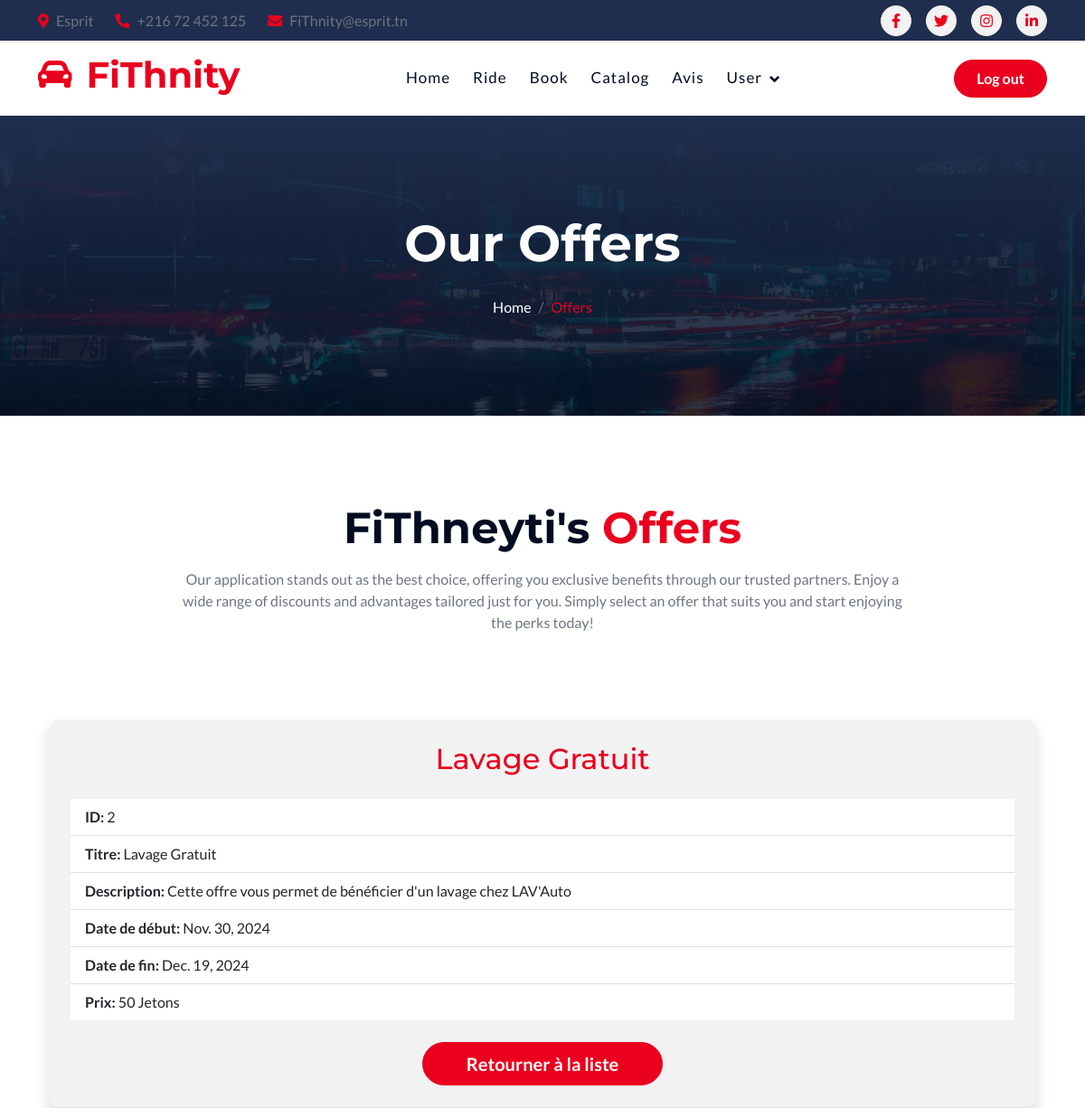
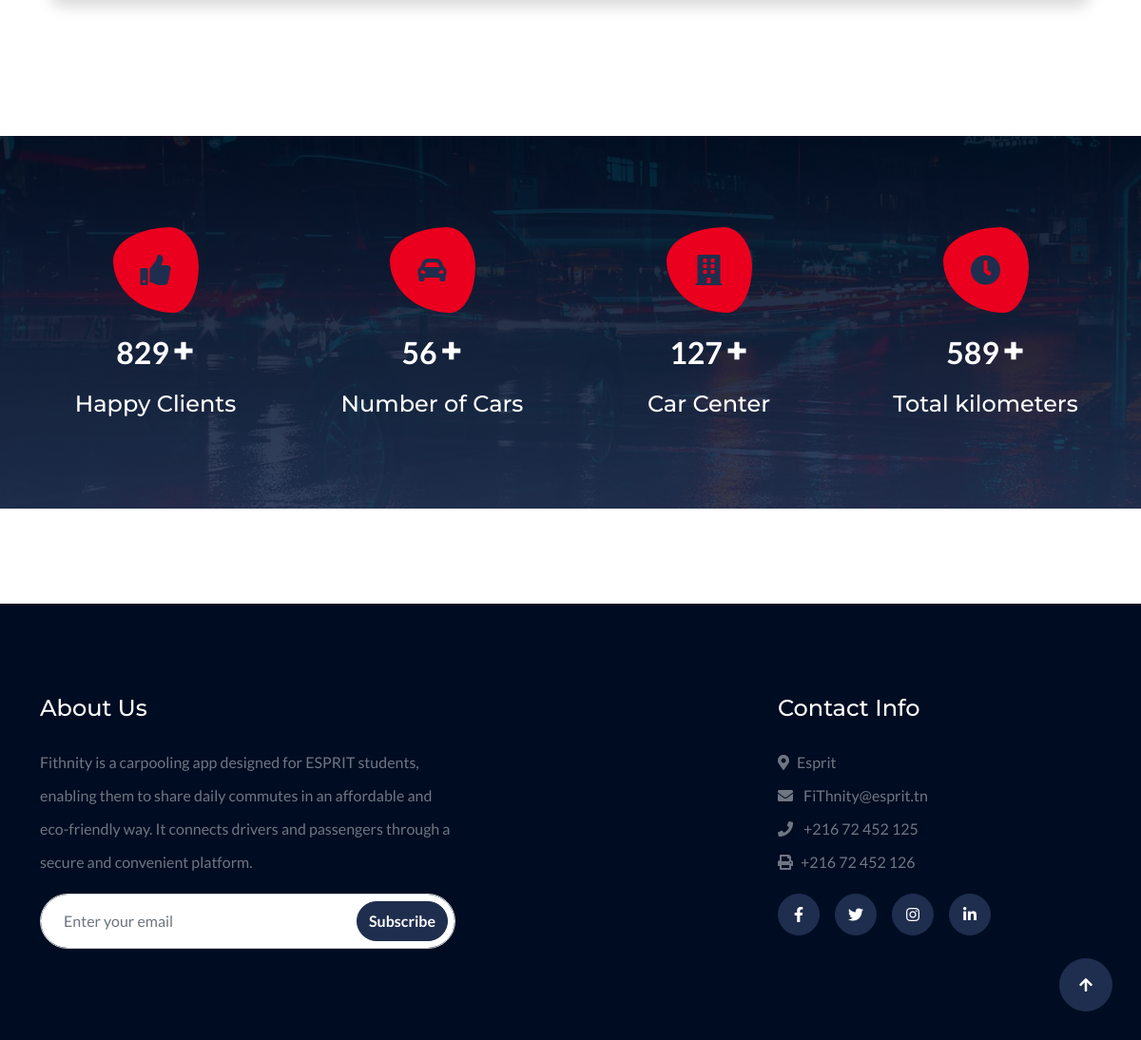
The page /catalogue/details/2/ on the database its author committed (2 pictures, top to bottom).
### Catalogue/models.py (models this page shows, shortened)
class Offre(models.Model):
    title = models.CharField("Title", max_length=150, unique=True)
    description = models.TextField("description")
    start_date = models.DateField("start date", validators=[validate_future_date])
    end_date = models.DateField("end date")
    price = models.IntegerField("prix")
    created_at = models.DateField(auto_now_add=True)
    updated_at = models.DateField(auto_now=True)
    owner = models.ForeignKey(
        settings.AUTH_USER_MODEL,
        on_delete=models.CASCADE,
        null=True,  # Allow the field to be NULL in the database
        blank=True,  # Allow the field to be left empty in forms
        default=24,
    )

### Catalogue/views.py (the view)
# urls.py: path('details/<int:pk>', OffreDetailView.as_view(), name='offre_details'),
class OffreDetailView(DetailView):
    model = Offre
    template_name = 'Catalogueapp/Catalogue_detail.html'
    context_object_name = 'offre'

### template/Catalogueapp/Catalogue_detail.html
{% include "../nav.html" %}
{% load static %}
        <div class="container-fluid bg-breadcrumb">
            <div class="container text-center py-5" style="max-width: 900px;">
                <h4 class="text-white display-4 mb-4 wow fadeInDown" data-wow-delay="0.1s">Our Offers</h4>
                <ol class="breadcrumb d-flex justify-content-center mb-0 wow fadeInDown" data-wow-delay="0.3s">
                    <li class="breadcrumb-item"><a href="{% url 'welcome' %}">Home</a></li>
                    <li class="breadcrumb-item active text-primary">Offers</li>
                </ol>
            </div>
        </div>
        <div class="container-fluid service py-5">
            <div class="container py-5">
                <div class="text-center mx-auto pb-5 wow fadeInUp" data-wow-delay="0.1s" style="max-width: 800px;">
                    <h1 class="display-5 text-capitalize mb-3">FiThneyti's <span class="text-primary"> offers</span></h1>
                    <p class="mb-0">Our application stands out as the best choice, offering you exclusive benefits through our trusted partners. Enjoy a wide range of discounts and advantages tailored just for you. Simply select an offer that suits you and start enjoying the perks today!
                    </p>
                </div>
                <div class="container py-5">
                    <div class="offer-details bg-light shadow rounded p-4">
                        <h2 class="text-center text-primary mb-4">{{ offre.title }}</h2>
                        <ul class="list-group list-group-flush">
                            <li class="list-group-item"><strong>ID:</strong> {{ offre.id }}</li>
                            <li class="list-group-item"><strong>Titre:</strong> {{ offre.title }}</li>
                            <li class="list-group-item"><strong>Description:</strong> {{ offre.description }}</li>
                            <li class="list-group-item"><strong>Date de début:</strong> {{ offre.start_date }}</li>
                            <li class="list-group-item"><strong>Date de fin:</strong> {{ offre.end_date }}</li>
                            <li class="list-group-item"><strong>Prix:</strong> {{ offre.price }} Jetons</li>
                        </ul>
                        <div class="text-center mt-4">
                            <a href="{% url 'offre_list' %}" class="btn btn-primary btn-lg px-5 rounded-pill">
                                Retourner à la liste
                            </a>
                        </div>
                    </div>
                </div>
            </div>
        </div>
        <div class="container-fluid counter py-5">
            <div class="container py-5">
                <div class="row g-5">
                    <div class="col-md-6 col-lg-6 col-xl-3 wow fadeInUp" data-wow-delay="0.1s">
                        <div class="counter-item text-center">
                            <div class="counter-item-icon mx-auto">
                                <i class="fas fa-thumbs-up fa-2x"></i>
                            </div>
                            <div class="counter-counting my-3">
                                <span class="text-white fs-2 fw-bold" data-toggle="counter-up">829</span>
                                <span class="h1 fw-bold text-white">+</span>
                            </div>
                            <h4 class="text-white mb-0">Happy Clients</h4>
                        </div>
                    </div>
                    <div class="col-md-6 col-lg-6 col-xl-3 wow fadeInUp" data-wow-delay="0.3s">
                        <div class="counter-item text-center">
                            <div class="counter-item-icon mx-auto">
                                <i class="fas fa-car-alt fa-2x"></i>
                            </div>
                            <div class="counter-counting my-3">
                                <span class="text-white fs-2 fw-bold" data-toggle="counter-up">56</span>
                                <span class="h1 fw-bold text-white">+</span>
                            </div>
                            <h4 class="text-white mb-0">Number of Cars</h4>
                        </div>
                    </div>
                    <div class="col-md-6 col-lg-6 col-xl-3 wow fadeInUp" data-wow-delay="0.5s">
                        <div class="counter-item text-center">
                            <div class="counter-item-icon mx-auto">
                                <i class="fas fa-building fa-2x"></i>
                            </div>
                            <div class="counter-counting my-3">
                                <span class="text-white fs-2 fw-bold" data-toggle="counter-up">127</span>
                                <span class="h1 fw-bold text-white">+</span>
                            </div>
                            <h4 class="text-white mb-0">Car Center</h4>
                        </div>
                    </div>
                    <div class="col-md-6 col-lg-6 col-xl-3 wow fadeInUp" data-wow-delay="0.7s">
                        <div class="counter-item text-center">
                            <div class="counter-item-icon mx-auto">
                                <i class="fas fa-clock fa-2x"></i>
                            </div>
                            <div class="counter-counting my-3">
                                <span class="text-white fs-2 fw-bold" data-toggle="counter-up">589</span>
                                <span class="h1 fw-bold text-white">+</span>
                            </div>
                            <h4 class="text-white mb-0">Total kilometers</h4>
                        </div>
                    </div>
                </div>
            </div>
        </div>
        <div style="height: 100px;">
        </div>
        {% include "../footer.html" %}

### static/css/style.css (style rules this page uses)
.btn { font-weight: 600; transition: .5s; }
.btn.btn-primary { color: var(--bs-white); }
.bg-breadcrumb { position: relative; overflow: hidden; background: linear-gradient(rgba(31, 46, 78, 1), rgba(0, 12, 33, 0.8)), url(../img/fact-bg.jpg); background-position: center top; background-repeat: no-repeat; background-size: cover; padding: 60px 0 60px 0; transition: 0.5s; }
.bg-breadcrumb .breadcrumb { position: relative; }
.bg-breadcrumb .breadcrumb .breadcrumb-item a { color: var(--bs-white); }
.counter { background: linear-gradient(rgba(0, 12, 33, 0.9), rgba(31, 46, 78, 0.9)), url(../img/fact-bg.jpg); background-position: center center; background-repeat: no-repeat; background-size: cover; }
.counter .counter-item .counter-item-icon { width: 90px; height: 90px; border-radius: 67% 33% 29% 71% / 39% 46% 54% 61%; display: flex; align-items: center; justify-content: center; color: var(--bs-secondary); background: var(--bs-primary); animation-name: icon-animat; animation-duration: 5s; animation-delay: 1s; animation-direction: alternate; animation-iteration-count: infinite; transition: 0.5s; }

### rows shown on the page
Offre: title "Lavage Gratuit", id "2", description "Cette offre vous permet de bénéficier d'un lavage chez LAV'Auto", start_date "Nov. 30, 2024", end_date "Dec. 19, 2024", price "50"
